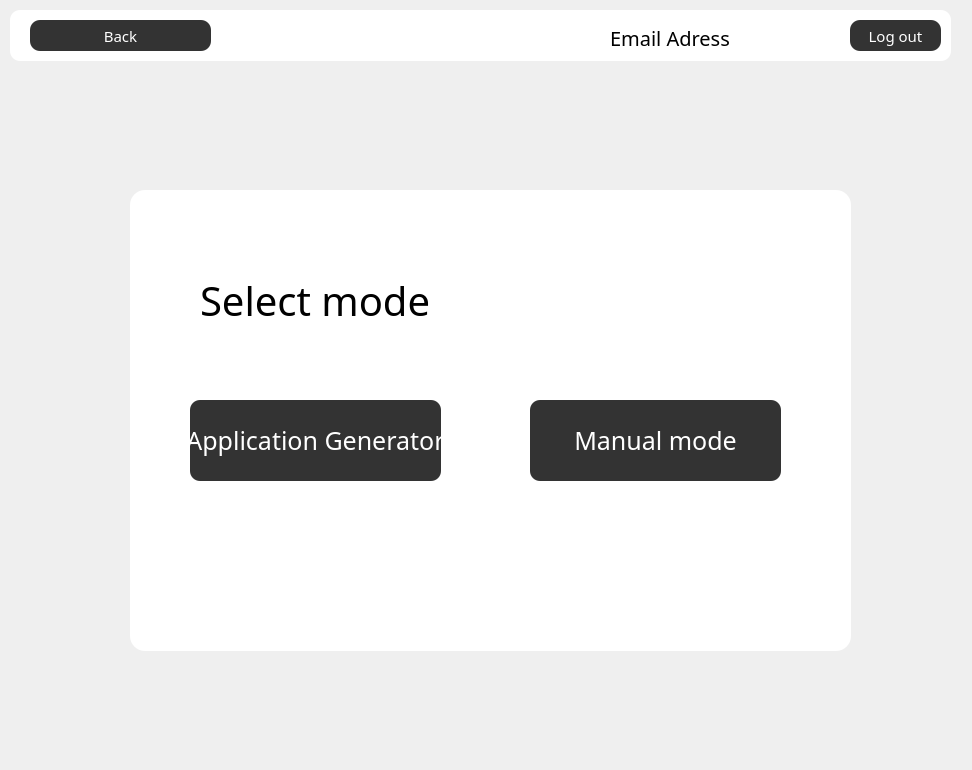
<?xml version="1.0" encoding="UTF-8"?>
<ui version="4.0">
 <class>selectMode</class>
 <widget class="QMainWindow" name="selectMode">
  <property name="geometry">
   <rect>
    <x>0</x>
    <y>0</y>
    <width>972</width>
    <height>770</height>
   </rect>
  </property>
  <property name="minimumSize">
   <size>
    <width>972</width>
    <height>770</height>
   </size>
  </property>
  <property name="maximumSize">
   <size>
    <width>972</width>
    <height>770</height>
   </size>
  </property>
  <property name="windowTitle">
   <string>Sailor Sender</string>
  </property>
  <widget class="QWidget" name="centralwidget">
   <widget class="QWidget" name="log" native="true">
    <property name="geometry">
     <rect>
      <x>10</x>
      <y>10</y>
      <width>941</width>
      <height>51</height>
     </rect>
    </property>
    <property name="styleSheet">
     <string notr="true">background-color: white;
 border-radius:10px;</string>
    </property>
    <widget class="QPushButton" name="LogOut">
     <property name="geometry">
      <rect>
       <x>840</x>
       <y>10</y>
       <width>91</width>
       <height>31</height>
      </rect>
     </property>
     <property name="cursor">
      <cursorShape>PointingHandCursor</cursorShape>
     </property>
     <property name="styleSheet">
      <string notr="true">QPushButton {
background-color: #333333;
border-radius: 10px;

font-family: Poppins-Medium;
font-size: 15px;
color: #fff;
line-height: 1.2;
}
QPushButton::before {
  content: &quot;&quot;;
  display: block;
  position: absolute;
  z-index: -1;
  width: 100%;
  height: 100%;
  border-radius: 10px;
  top: 0;
  left: 0;
  background: #a64bf4;
  background: -webkit-linear-gradient(45deg, #00dbde, #fc00ff);
  background: -o-linear-gradient(45deg, #00dbde, #fc00ff);
  background: -moz-linear-gradient(45deg, #00dbde, #fc00ff);
  background: linear-gradient(45deg, #00dbde, #fc00ff);
  opacity: 0;
  -webkit-transition: all 0.4s;
  -o-transition: all 0.4s;
  -moz-transition: all 0.4s;
  transition: all 0.4s;
}

QPushButton:hover:before{
	opacity: 1;
}</string>
     </property>
     <property name="text">
      <string>Log out</string>
     </property>
    </widget>
    <widget class="QLabel" name="email">
     <property name="geometry">
      <rect>
       <x>600</x>
       <y>20</y>
       <width>121</width>
       <height>16</height>
      </rect>
     </property>
     <property name="styleSheet">
      <string notr="true">font-family: Poppins-Regular;
font-size: 20px;</string>
     </property>
     <property name="text">
      <string>Email Adress</string>
     </property>
    </widget>
    <widget class="QPushButton" name="back">
     <property name="geometry">
      <rect>
       <x>20</x>
       <y>10</y>
       <width>181</width>
       <height>31</height>
      </rect>
     </property>
     <property name="cursor">
      <cursorShape>PointingHandCursor</cursorShape>
     </property>
     <property name="styleSheet">
      <string notr="true">QPushButton {
background-color: #333333;
border-radius: 10px;

font-family: Poppins-Medium;
font-size: 15px;
color: #fff;
line-height: 1.2;
}
QPushButton::before {
  content: &quot;&quot;;
  display: block;
  position: absolute;
  z-index: -1;
  width: 100%;
  height: 100%;
  border-radius: 10px;
  top: 0;
  left: 0;
  background: #a64bf4;
  background: -webkit-linear-gradient(45deg, #00dbde, #fc00ff);
  background: -o-linear-gradient(45deg, #00dbde, #fc00ff);
  background: -moz-linear-gradient(45deg, #00dbde, #fc00ff);
  background: linear-gradient(45deg, #00dbde, #fc00ff);
  opacity: 0;
  -webkit-transition: all 0.4s;
  -o-transition: all 0.4s;
  -moz-transition: all 0.4s;
  transition: all 0.4s;
}

QPushButton:hover:before{
	opacity: 1;
}</string>
     </property>
     <property name="text">
      <string>Back</string>
     </property>
    </widget>
   </widget>
   <widget class="QFrame" name="bg">
    <property name="geometry">
     <rect>
      <x>-10</x>
      <y>-20</y>
      <width>1001</width>
      <height>811</height>
     </rect>
    </property>
    <property name="frameShape">
     <enum>QFrame::StyledPanel</enum>
    </property>
    <property name="frameShadow">
     <enum>QFrame::Raised</enum>
    </property>
    <widget class="QWidget" name="widget" native="true">
     <property name="geometry">
      <rect>
       <x>140</x>
       <y>210</y>
       <width>721</width>
       <height>461</height>
      </rect>
     </property>
     <property name="styleSheet">
      <string notr="true">background-color:white;
border-radius:15px;</string>
     </property>
     <widget class="QPushButton" name="ApGenerator">
      <property name="geometry">
       <rect>
        <x>60</x>
        <y>210</y>
        <width>251</width>
        <height>81</height>
       </rect>
      </property>
      <property name="cursor">
       <cursorShape>PointingHandCursor</cursorShape>
      </property>
      <property name="styleSheet">
       <string notr="true">QPushButton {
background-color: #333333;
border-radius: 10px;

font-family: Poppins-Medium;
font-size: 25px;
color: #fff;
line-height: 1.2;
}
QPushButton::before {
  content: &quot;&quot;;
  display: block;
  position: absolute;
  z-index: -1;
  width: 100%;
  height: 100%;
  border-radius: 10px;
  top: 0;
  left: 0;
  background: #a64bf4;
  background: -webkit-linear-gradient(45deg, #00dbde, #fc00ff);
  background: -o-linear-gradient(45deg, #00dbde, #fc00ff);
  background: -moz-linear-gradient(45deg, #00dbde, #fc00ff);
  background: linear-gradient(45deg, #00dbde, #fc00ff);
  opacity: 0;
  -webkit-transition: all 0.4s;
  -o-transition: all 0.4s;
  -moz-transition: all 0.4s;
  transition: all 0.4s;
}

QPushButton:hover:before{
	opacity: 1;
}</string>
      </property>
      <property name="text">
       <string>Application Generator</string>
      </property>
     </widget>
     <widget class="QPushButton" name="ManualMode">
      <property name="geometry">
       <rect>
        <x>400</x>
        <y>210</y>
        <width>251</width>
        <height>81</height>
       </rect>
      </property>
      <property name="cursor">
       <cursorShape>PointingHandCursor</cursorShape>
      </property>
      <property name="styleSheet">
       <string notr="true">QPushButton {
background-color: #333333;
border-radius: 10px;

font-family: Poppins-Medium;
font-size: 25px;
color: #fff;
line-height: 1.2;
}
QPushButton::before {
  content: &quot;&quot;;
  display: block;
  position: absolute;
  z-index: -1;
  width: 100%;
  height: 100%;
  border-radius: 10px;
  top: 0;
  left: 0;
  background: #a64bf4;
  background: -webkit-linear-gradient(45deg, #00dbde, #fc00ff);
  background: -o-linear-gradient(45deg, #00dbde, #fc00ff);
  background: -moz-linear-gradient(45deg, #00dbde, #fc00ff);
  background: linear-gradient(45deg, #00dbde, #fc00ff);
  opacity: 0;
  -webkit-transition: all 0.4s;
  -o-transition: all 0.4s;
  -moz-transition: all 0.4s;
  transition: all 0.4s;
}

QPushButton:hover:before{
	opacity: 1;
}</string>
      </property>
      <property name="text">
       <string>Manual mode</string>
      </property>
     </widget>
     <widget class="QLabel" name="label">
      <property name="geometry">
       <rect>
        <x>70</x>
        <y>80</y>
        <width>321</width>
        <height>61</height>
       </rect>
      </property>
      <property name="font">
       <font>
        <family>Poppins-Regular</family>
        <pointsize>-1</pointsize>
        <weight>50</weight>
        <italic>false</italic>
        <bold>false</bold>
       </font>
      </property>
      <property name="styleSheet">
       <string notr="true">font-family: Poppins-Regular;
font-size: 40px;</string>
      </property>
      <property name="text">
       <string>Select mode</string>
      </property>
     </widget>
    </widget>
   </widget>
   <zorder>bg</zorder>
   <zorder>log</zorder>
  </widget>
 </widget>
 <resources/>
 <connections/>
</ui>
